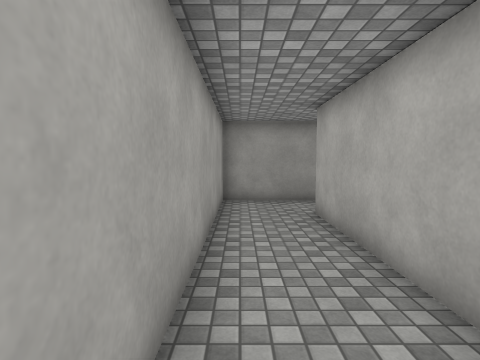
view 1 (above)

16 first-person views from a walk through a scene from a Unity 3-D project. The camera is 1.5 m above the floor, tilts 4° down and sees 80° across. The floor is counted in squares, 1 m on a side. Each view is taken from the middle of a square. On the plan, view 1 faces up. The plan holds only what a view shows up to about 14 squares ahead; the rest is blank. The place goes on beyond the plan. The player is left out. Surface patterns are stand-ins for the level's own textures.

view 2
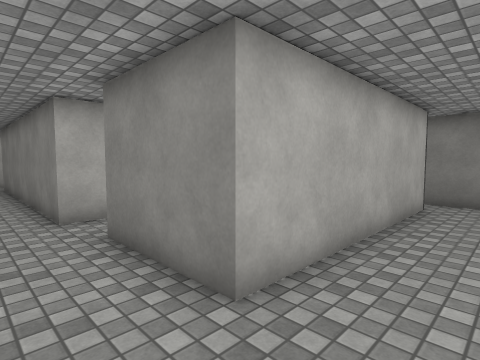

view 3
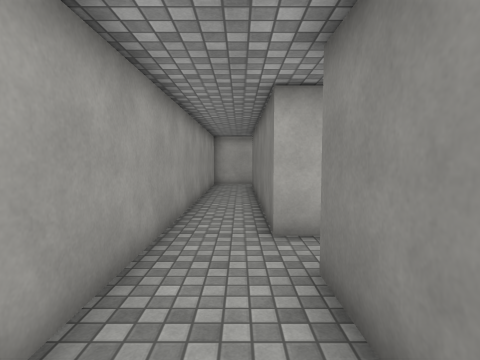

view 4
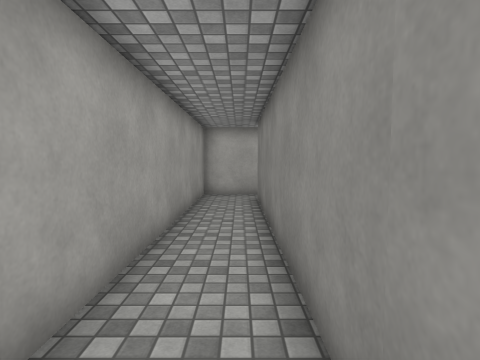

view 5
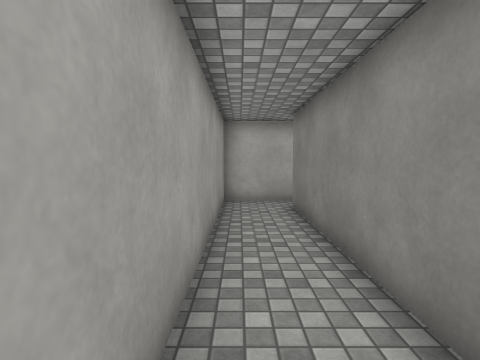

view 6
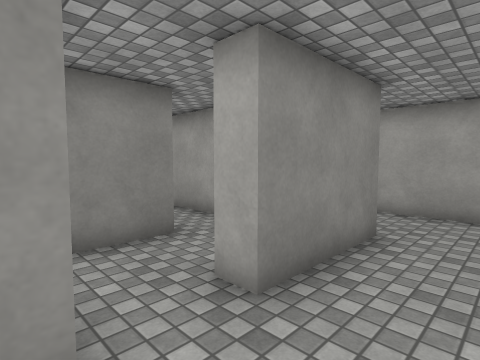

view 7
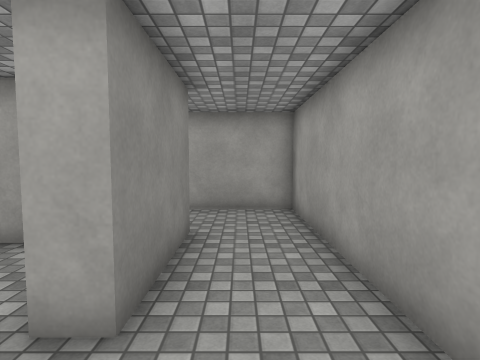

view 8
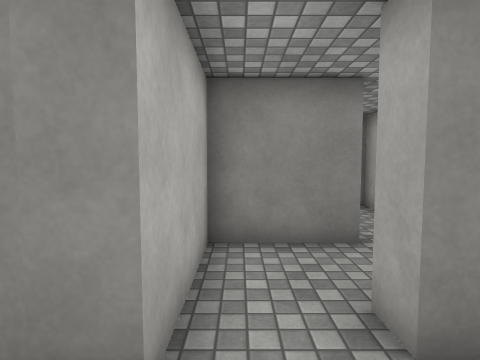

view 9
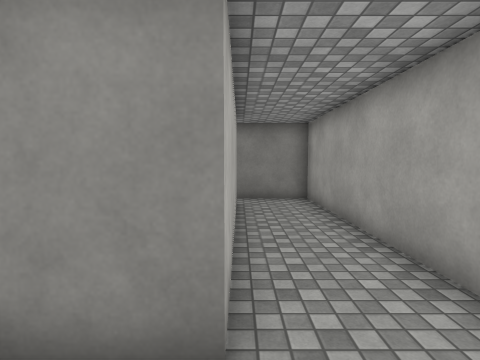

view 10
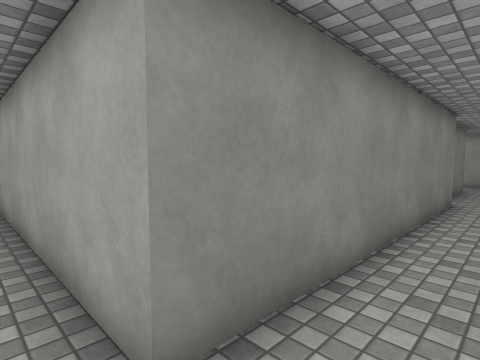

view 11
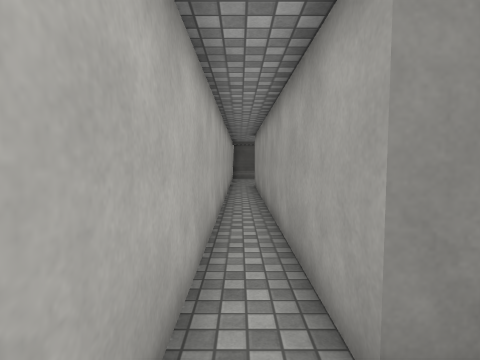

view 12
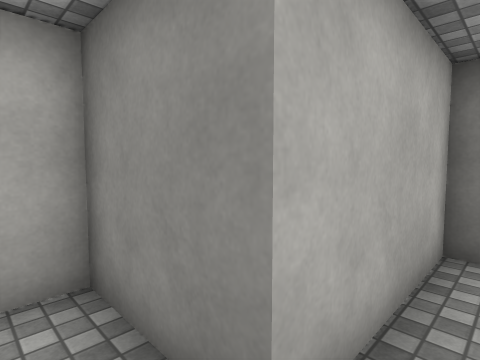

view 13
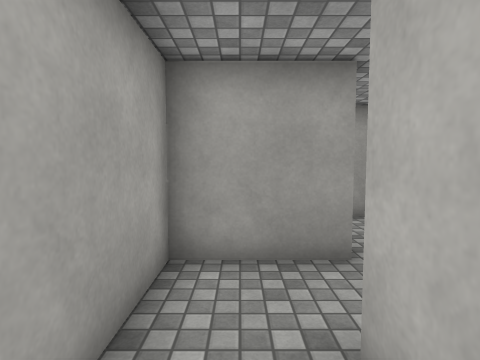

view 14
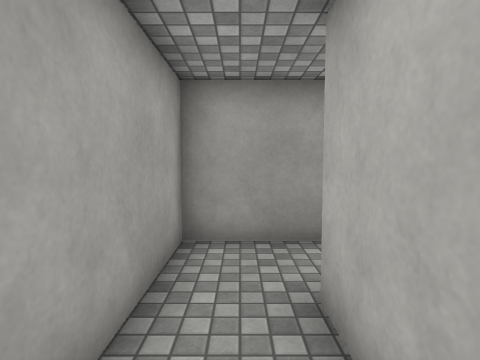

view 15
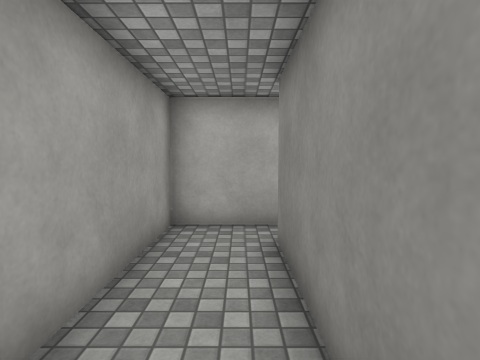

view 16
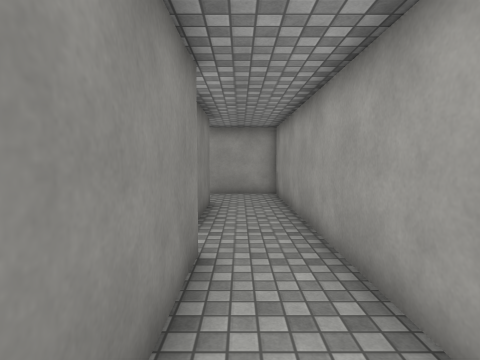

### Floor plan
Ten units are one square. View 1 is at (0, 0); x grows to the right and y downward. Boxes are objects, and circles mark ways between rooms. Rooms are numbered by the first view taken in them; rooms with no view inside come last. Other rooms are left out.
<svg viewBox="-11 -111 212 154">
<path fill="none" stroke="#000" d="M76 -83 181 -83 181 38M21 0 21 -80 57 -80M196 31 196 -106 -6 -106 -6 12 24 12M45 -72 29 -72 29 -7 49 -7 49 -49M57 -80 57 -72 45 -72M49 -49 76 -49 76 -83"/>
<circle cx="65" cy="-75" r="3" fill="#2a7"/>
<circle cx="50" cy="-60" r="3" fill="#2a7"/>
<text x="90" y="-90">1</text>
<text x="40" y="-40">2</text>
<text x="60" y="-70">3</text>
</svg>
Room 1 opens to room 3. Room 2 opens to room 3.

Where each view was taken, in squares from view 1:
view 1: 0 up, 0 right, facing up
view 2: 10 up, 0 right, facing down-right
view 3: 9 up, 2 right, facing right
view 4: 9 up, 7 right, facing right
view 5: 10 up, 9 right, facing right
view 6: 10 up, 8 right, facing down-left
view 7: 9 up, 8 right, facing left
view 8: 10 up, 7 right, facing down
view 9: 10 up, 2 right, facing down
view 10: 10 up, 19 right, facing down-left
view 11: 10 up, 19 right, facing down
view 12: 6 up, 4 right, facing down-right
view 13: 3 up, 4 right, facing up
view 14: 2 up, 4 right, facing up
view 15: 9 up, 13 right, facing right
view 16: 9 up, 12 right, facing left
